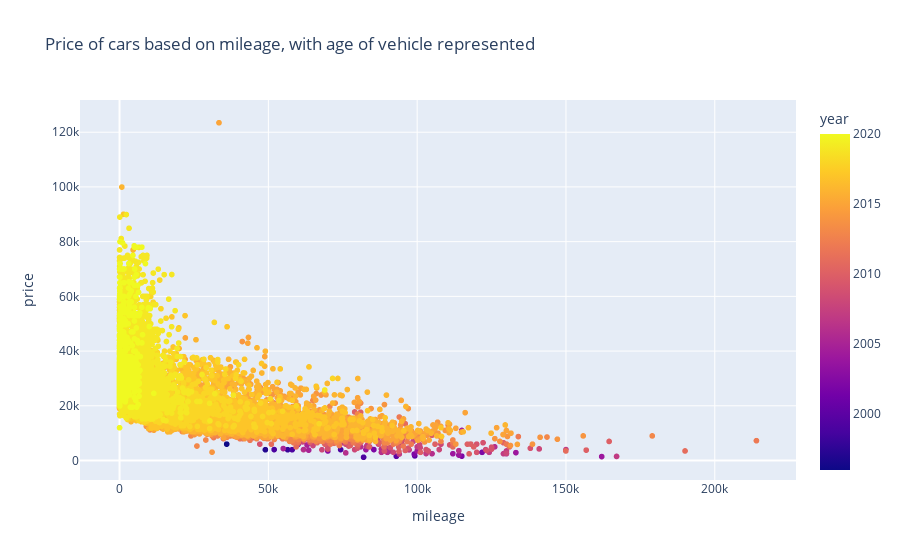

Notebook cell for this chart:
### Code cell
# I wanted to see if, and by how much, price is affected by the mileage of a car
# Mileage can also show the age of a car because of how much someone drives on average per year which is ~12-15k miles per year
fig5 = px.scatter(df, x="mileage", y="price", color="year", title="Price of cars based on mileage, with age of vehicle represented")
fig5.show()

### Figure 1 — Plotly figure (JSON) as saved in the notebook; plotly's stock layout.template omitted (floating-point values rounded to 4 significant figures; data arrays with more than 128 entries replaced by an {"elided": "..."} marker saying what was removed)
{"data": [{"hovertemplate": "mileage=%{x}<br>price=%{y}<br>year=%{marker.color}<extra></extra>", "legendgroup": "", "marker": {"color": {"elided": "10781 int values"}, "coloraxis": "coloraxis", "symbol": "circle"}, "mode": "markers", "name": "", "showlegend": false, "type": "scattergl", "x": {"elided": "10781 int values"}, "xaxis": "x", "y": {"elided": "10781 int values"}, "yaxis": "y"}], "layout": {"coloraxis": {"colorbar": {"title": {"text": "year"}}, "colorscale": [[0, "#0d0887"], [0.1111, "#46039f"], [0.2222, "#7201a8"], [0.3333, "#9c179e"], [0.4444, "#bd3786"], [0.5556, "#d8576b"], [0.6667, "#ed7953"], [0.7778, "#fb9f3a"], [0.8889, "#fdca26"], [1, "#f0f921"]]}, "legend": {"tracegroupgap": 0}, "title": {"text": "Price of cars based on mileage, with age of vehicle represented"}, "xaxis": {"anchor": "y", "domain": [0, 1], "title": {"text": "mileage"}}, "yaxis": {"anchor": "x", "domain": [0, 1], "title": {"text": "price"}}}}
